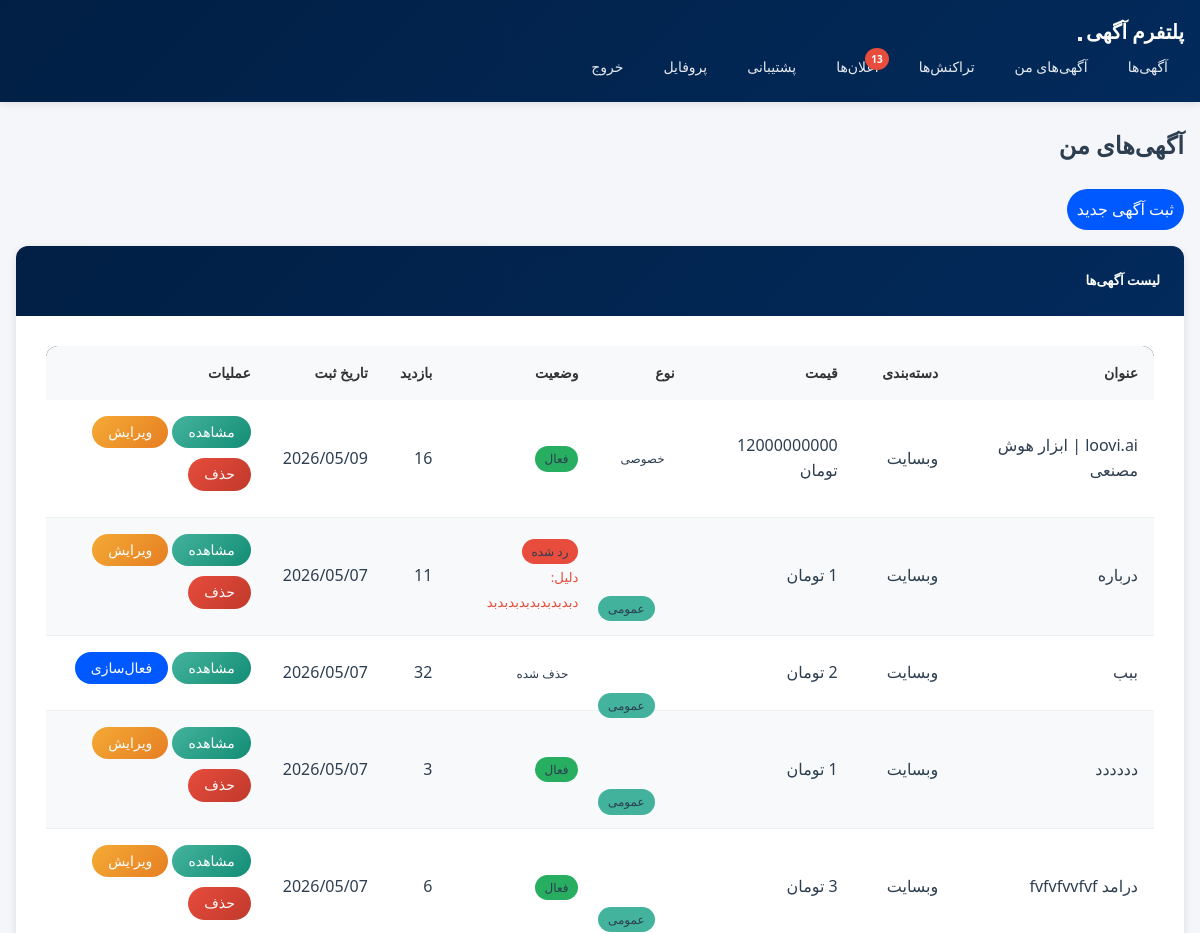
The page /listings/my-listings/ (signed in, upper part) on the database as committed earlier.
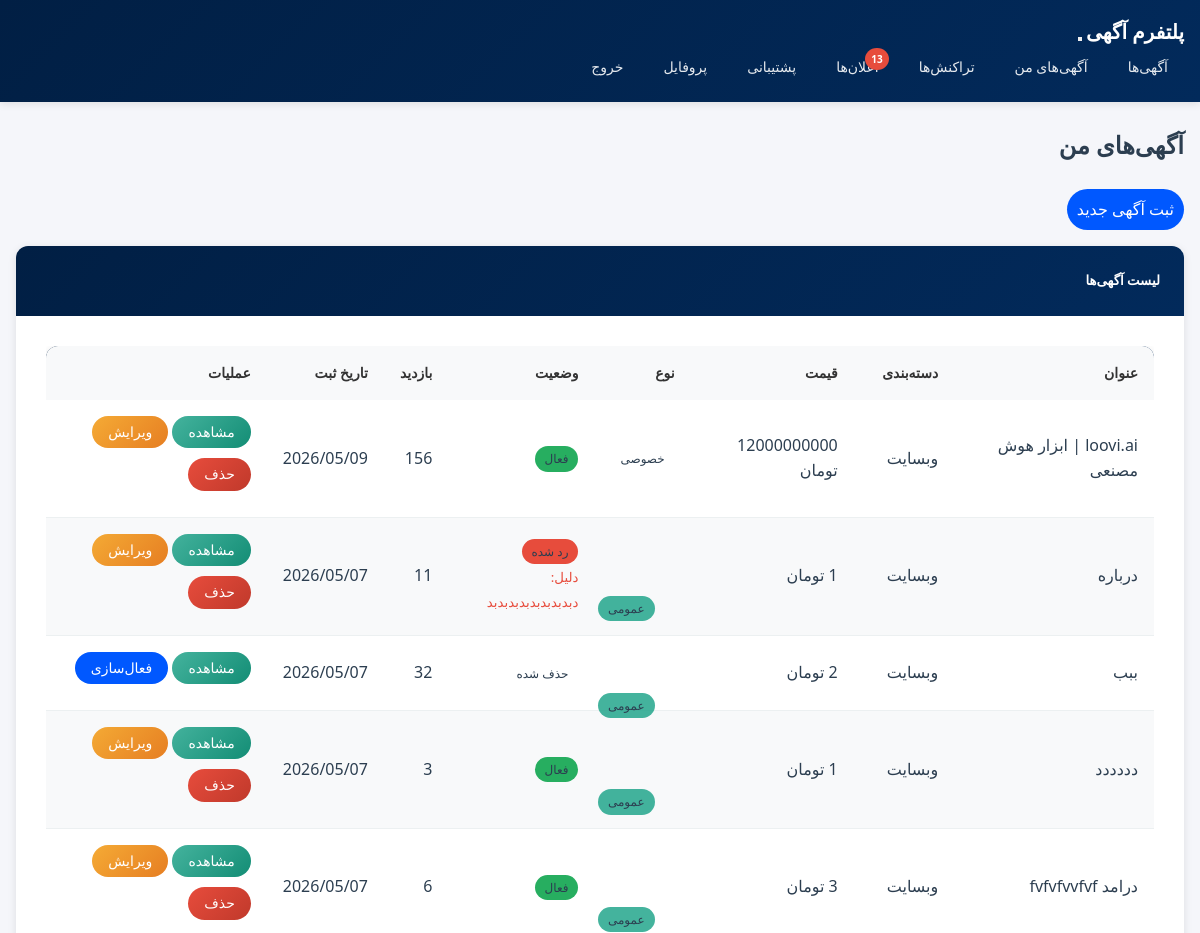
The same page on the database as committed later.
### listings/models.py (models this page shows, shortened)
class Listing(models.Model):
    STATUS_CHOICES = [
        ('pending', 'در انتظار تایید'),
        ('active', 'فعال'),
        ('sold', 'فروخته شده'),
        ('rejected', 'رد شده'),
        ('deleted', 'حذف شده'),
    ]
    """LEVEL_CHOICES = [
        ('beginner', 'مبتدی'),
        ('intermediate', 'متوسط'),
        ('advanced', 'پیشرفته'),
        ('professional', 'حرفه‌ای'),
    ] """
    seller = models.ForeignKey(settings.AUTH_USER_MODEL, on_delete=models.CASCADE, related_name='listings')
    category = models.ForeignKey(Category, on_delete=models.SET_NULL, null=True)
    title = models.CharField(max_length=200)
    description = models.TextField()
    location = models.TextField(max_length=200, null=True, blank=True)
    price = models.DecimalField(max_digits=12, decimal_places=0)
    discount_price = models.DecimalField(max_digits=12, decimal_places=0, null=True, blank=True)
    about_platform = models.TextField(null=True, blank=True)
    """ level = models.CharField(max_length=20, choices=LEVEL_CHOICES, default='beginner', verbose_name='سطح') """
    platform_url = models.URLField()
    followers_count = models.IntegerField(default=0)
    monthly_income = models.DecimalField(null=True, blank=True, max_digits=12, decimal_places=0)
    platform_age = models.IntegerField(default=0)
    most_like = models.IntegerField(null=True, blank=True)
    most_view = models.IntegerField(null=True, blank=True)
    most_comment = models.IntegerField(null=True, blank=True)
    main_image = models.ImageField(upload_to='listings/images/')
    is_preferment = models.BooleanField(default=False, verbose_name='آگهی ارتقا یافته')
    is_income = models.BooleanField(default=True, verbose_name='اگهی به درامد رسیده')
    is_verified = models.BooleanField(default=False, verbose_name='اطلاعات مورد تایید است')
    is_private = models.BooleanField(default=False, verbose_name='آگهی خصوصی')
    status = models.CharField(max_length=20, choices=STATUS_CHOICES, default='pending')
    rejection_reason = models.TextField(blank=True, null=True, verbose_name='دلیل رد')
    views_count = models.IntegerField(default=0)
    created_at = models.DateTimeField(auto_now_add=True)
    updated_at = models.DateTimeField(auto_now=True)
    class Meta:
        ordering = ['-created_at']

class Category(models.Model):
    PLATFORM_CHOICES = [
        ('website', 'وبسایت'),
        ('instagram', 'اینستاگرام'),
        ('telegram', 'تلگرام'),
        ('youtube', 'یوتیوب'),
        ('aparat', 'آپارات'),
        ('other', 'سایر'),
    ]
    name = models.CharField(max_length=100)
    platform = models.CharField(max_length=20, choices=PLATFORM_CHOICES)
    description = models.TextField(blank=True)
    class Meta:
        verbose_name_plural = 'دسته‌بندی‌ها'

### listings/views.py (the view)
# urls.py: path('my-listings/', views.my_listings, name='my_listings'),
@login_required
def my_listings(request):
    listings = Listing.objects.filter(seller=request.user)
    pending_requests = VisitRequest.objects.filter(
        listing__seller=request.user,
        status='pending'
    ).select_related('listing', 'requester')
    return render(request, 'listings/my_listings.html', {
        'listings': listings,
        'pending_requests': pending_requests
    })

### notifications/context_processors.py (called while the page is built)
def unread_notifications_count(request):
    if request.user.is_authenticated:
        count = Notification.objects.filter(recipient=request.user, is_read=False).count()
        return {'unread_notifications_count': count}
    return {'unread_notifications_count': 0}

### templates/listings/my_listings.html (shortened to what this page needs)
{% extends 'base.html' %}
{% block content %}
<h2 class="mb-4">آگهی‌های من</h2>
<a href="{% url 'listings:listing_create' %}" class="btn btn-success mb-3">ثبت آگهی جدید</a>
<div class="card">
    <div class="card-header">
        <h5 class="mb-0">لیست آگهی‌ها</h5>
    </div>
    <div class="card-body">
        <div class="table-responsive">
            <table class="table table-striped">
                <thead>
                    <tr>
                        <th>عنوان</th>
                        <th>دسته‌بندی</th>
                        <th>قیمت</th>
                        <th>نوع</th>
                        <th>وضعیت</th>
                        <th>بازدید</th>
                        <th>تاریخ ثبت</th>
                        <th>عملیات</th>
                    </tr>
                </thead>
                <tbody>
                    {% for listing in listings %}
                        <tr>
                            <td>{{ listing.title }}</td>
                            <td>{{ listing.category.name }}</td>
                            <td>{{ listing.price|floatformat:0 }} تومان</td>
                            <td>
                                {% if listing.is_private %}
                                    <span class="badge bg-secondary">خصوصی</span>
                                {% else %}
                                    <span class="badge bg-info">عمومی</span>
                                {% endif %}
                            </td>
                            <td>
                                <span class="badge bg-{% if listing.status == 'active' %}success{% elif listing.status == 'sold' %}info{% elif listing.status == 'rejected' %}danger{% elif listing.status == 'deleted' %}secondary{% else %}warning{% endif %}">
                                    {{ listing.get_status_display }}
                                </span>
                                {% if listing.status == 'rejected' and listing.rejection_reason %}
                                    <br>
                                    <small class="text-danger">دلیل: {{ listing.rejection_reason }}</small>
                                {% endif %}
                            </td>
                            <td>{{ listing.views_count }}</td>
                            <td>{{ listing.created_at|date:"Y/m/d" }}</td>
                            <td>
                                <a href="{% url 'listings:listing_detail' listing.pk %}" class="btn btn-sm btn-info">مشاهده</a>
                                {% if listing.status != 'deleted' and listing.status != 'sold' %}
                                    <a href="{% url 'listings:listing_edit' listing.pk %}" class="btn btn-sm btn-warning">ویرایش</a>
                                    <a href="{% url 'listings:listing_delete' listing.pk %}" class="btn btn-sm btn-danger">حذف</a>
                                {% endif %}
                                {% if listing.status == 'deleted' %}
                                    <a href="{% url 'listings:listing_activate' listing.pk %}" class="btn btn-sm btn-success">فعال‌سازی</a>
                                {% endif %}
                            </td>
                        </tr>
                    {% empty %}
                        <tr>
                            <td colspan="8" class="text-center">شما هنوز آگهی ثبت نکرده‌اید.</td>
                        </tr>
                    {% endfor %}
                </tbody>
            </table>
        </div>
    </div>
</div>
{% endblock %}

Rows that differ between the two databases and show on the page:
changed Listing "loovi.ai | ابزار هوش مصنعی": views_count "16" → "156"
